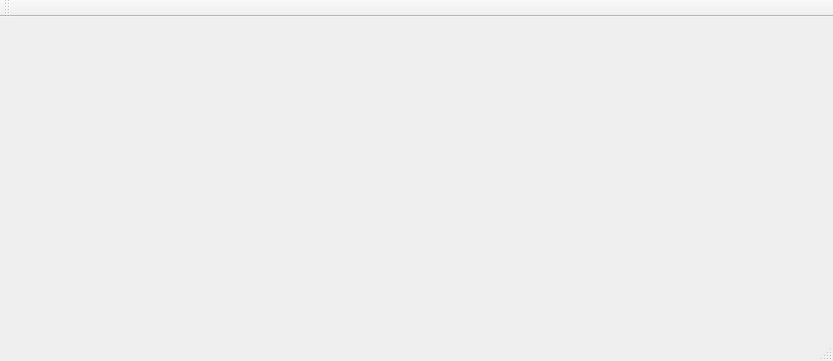
<?xml version="1.0" encoding="UTF-8"?>
<ui version="4.0">
 <class>MainWindow</class>
 <widget class="QMainWindow" name="MainWindow">
  <property name="geometry">
   <rect>
    <x>0</x>
    <y>0</y>
    <width>833</width>
    <height>361</height>
   </rect>
  </property>
  <property name="minimumSize">
   <size>
    <width>833</width>
    <height>0</height>
   </size>
  </property>
  <property name="windowTitle">
   <string>MainWindow</string>
  </property>
  <property name="styleSheet">
   <string notr="true"/>
  </property>
  <widget class="QWidget" name="centralWidget"/>
  <widget class="QMenuBar" name="menuBar">
   <property name="geometry">
    <rect>
     <x>0</x>
     <y>0</y>
     <width>833</width>
     <height>26</height>
    </rect>
   </property>
  </widget>
  <widget class="QToolBar" name="mainToolBar">
   <attribute name="toolBarArea">
    <enum>TopToolBarArea</enum>
   </attribute>
   <attribute name="toolBarBreak">
    <bool>false</bool>
   </attribute>
  </widget>
  <widget class="QStatusBar" name="statusBar"/>
  <action name="actiondd">
   <property name="text">
    <string>dd</string>
   </property>
  </action>
 </widget>
 <layoutdefault spacing="6" margin="11"/>
 <resources/>
 <connections/>
</ui>
